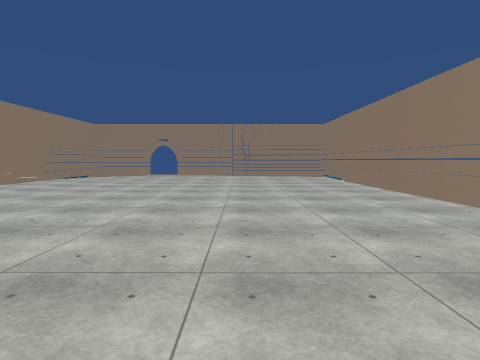
view 1 (above)

15 first-person views from a walk through a Unity game level. The camera is 1.4 m above the floor, tilts 4° down and sees 80° across. The floor is counted in squares, 2 m on a side. Each view is taken from the middle of a square. On the plan, view 1 faces up. The plan holds only what a view shows up to about 10 squares ahead; the rest is blank. The place goes on beyond the plan. The player character is not drawn. Some animated figures are left out. Door leaves are left out, so doorways stand open. Some surface patterns are stand-ins.

view 2
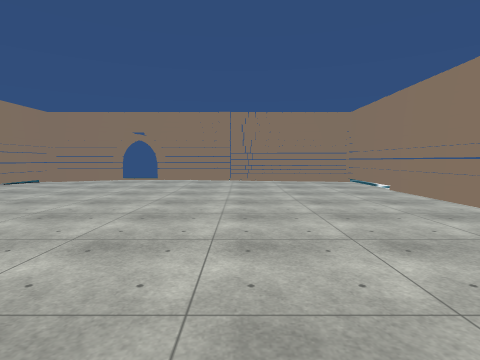

view 3
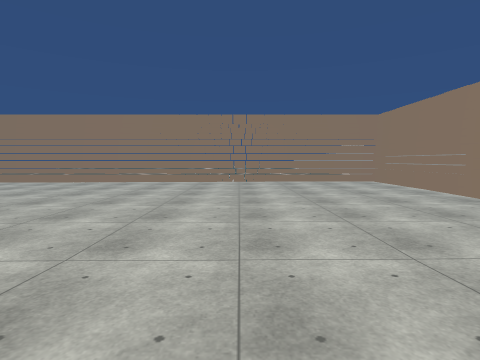

view 4
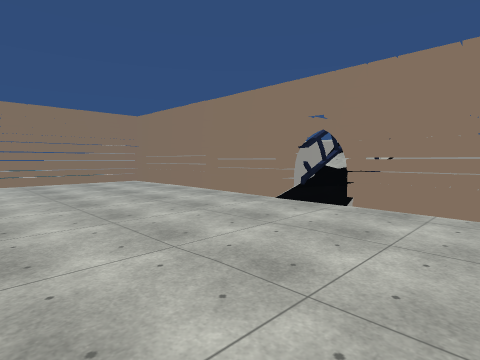

view 5
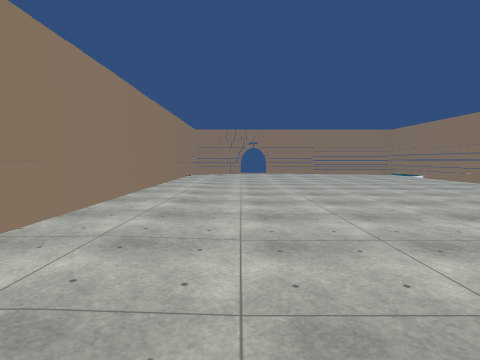

view 6
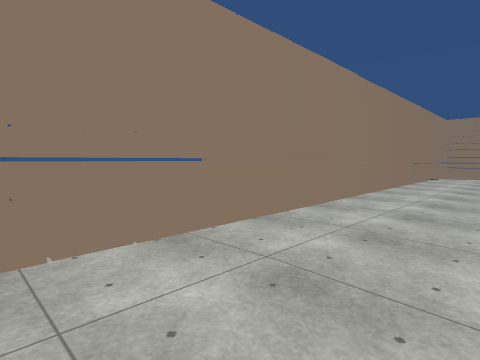

view 7
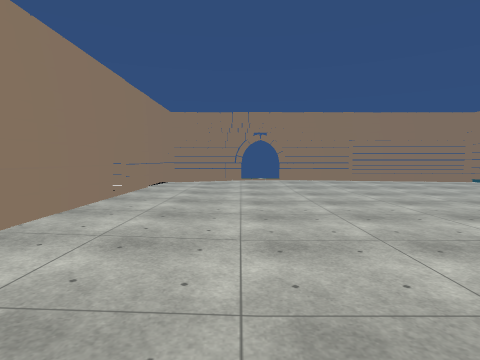

view 8
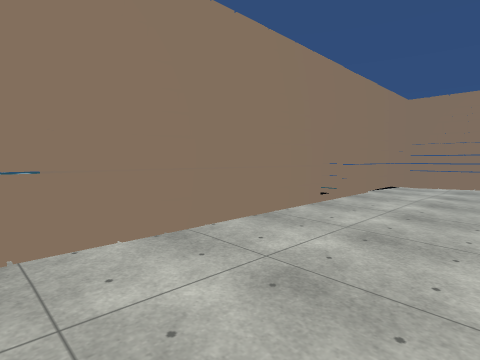

view 9
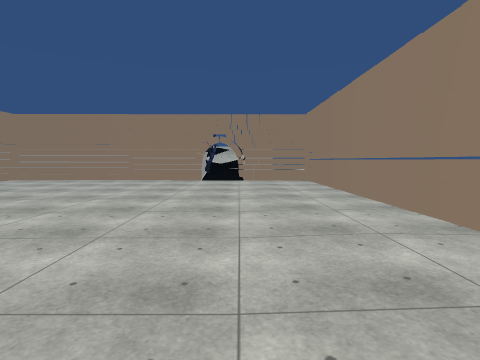

view 10
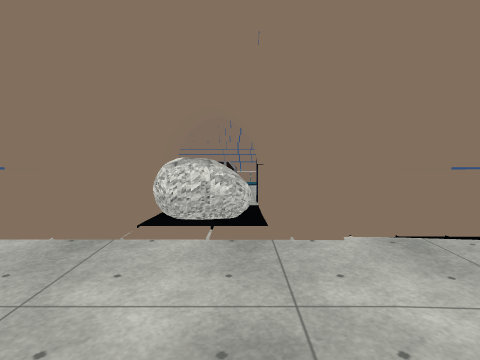

view 11
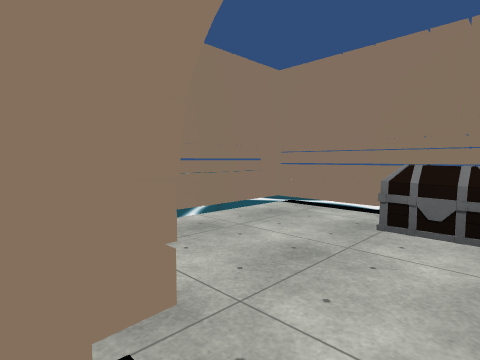

view 12
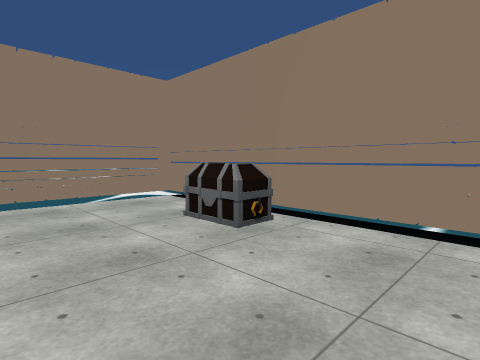

view 13
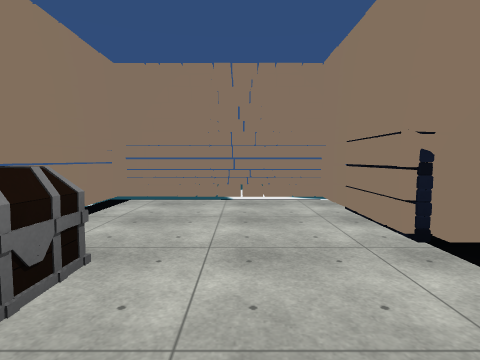

view 14
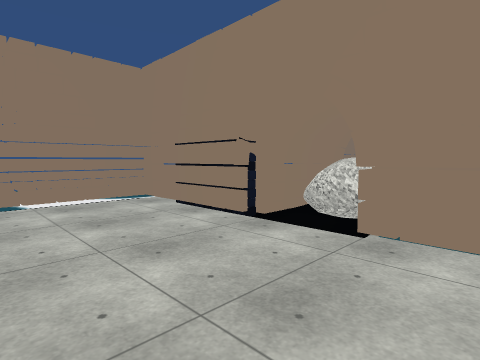

view 15
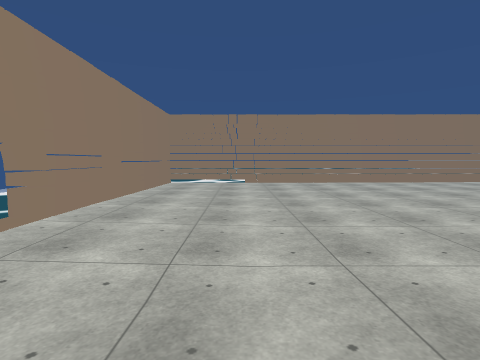

### Floor plan
Key: @ floor where view 1 was taken; # wall or solid block; x gap in a wall; . floor; = window, fence, low wall or low ledge; ≈ liquid the walk keeps out of; ^ raised ledge; O other object.
Columns run from 12 left of view 1 to 4 right of it. Each row starts with its distance up from view 1.
 13 ≈≈≈≈≈ ##x≈###==#≈
 12 ####≈#..........#
 11 #...##..........#
 10 #...##..........#
  9 #O...O..........#
  8 #O..##..........#
  7 #...##..........#
  6 ####≈#..........#
  5 ≈≈≈≈≈#..........#
  4 ≈≈≈  #..........#
  3      #..........#
  2       ..........#
  1      #..........#
  0      #......@...#
 -1      #..........#
 -2       ..........=
 -3       ..........=
 -4       ..........=
 -5       ..........=
 -6       ..........=
 -7       ##########≈
 -8         ^≈
 -9                ≈≈

Positions as (right, up) in squares from view 1, and headings:
1: (0, 0), facing up
2: (0, 3), facing up
3: (-6, -2), facing right
4: (-6, -2), facing down-right
5: (-4, -2), facing up
6: (-4, -1), facing up-left
7: (-4, 3), facing up
8: (-4, 4), facing up-left
9: (-4, 3), facing down
10: (-4, 9), facing left
11: (-8, 9), facing down-left
12: (-9, 11), facing down-left
13: (-10, 7), facing up
14: (-11, 7), facing up-right
15: (-6, 10), facing right
